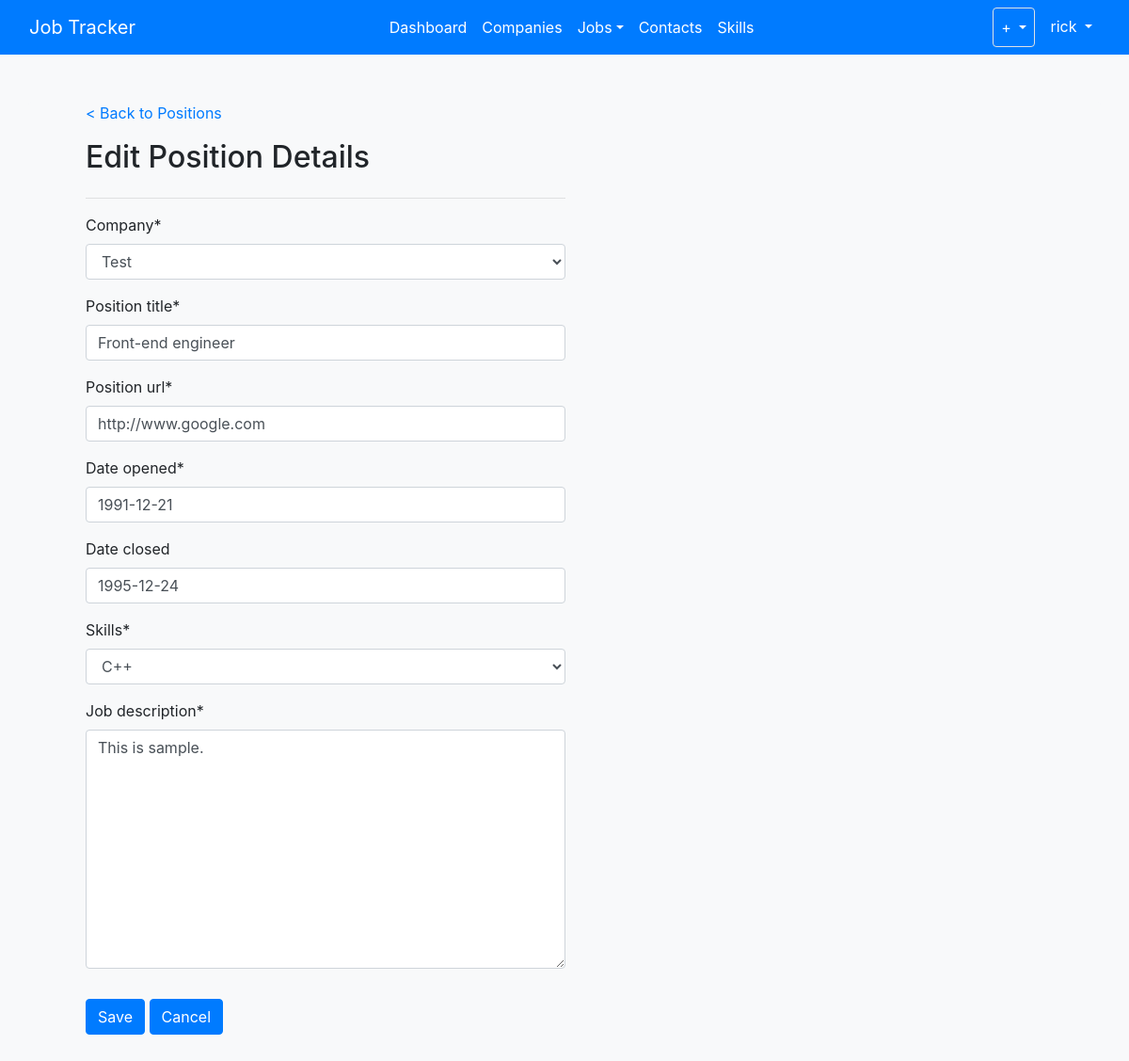
/positions/1 (signed in), run on an earlier commit of the app's database.
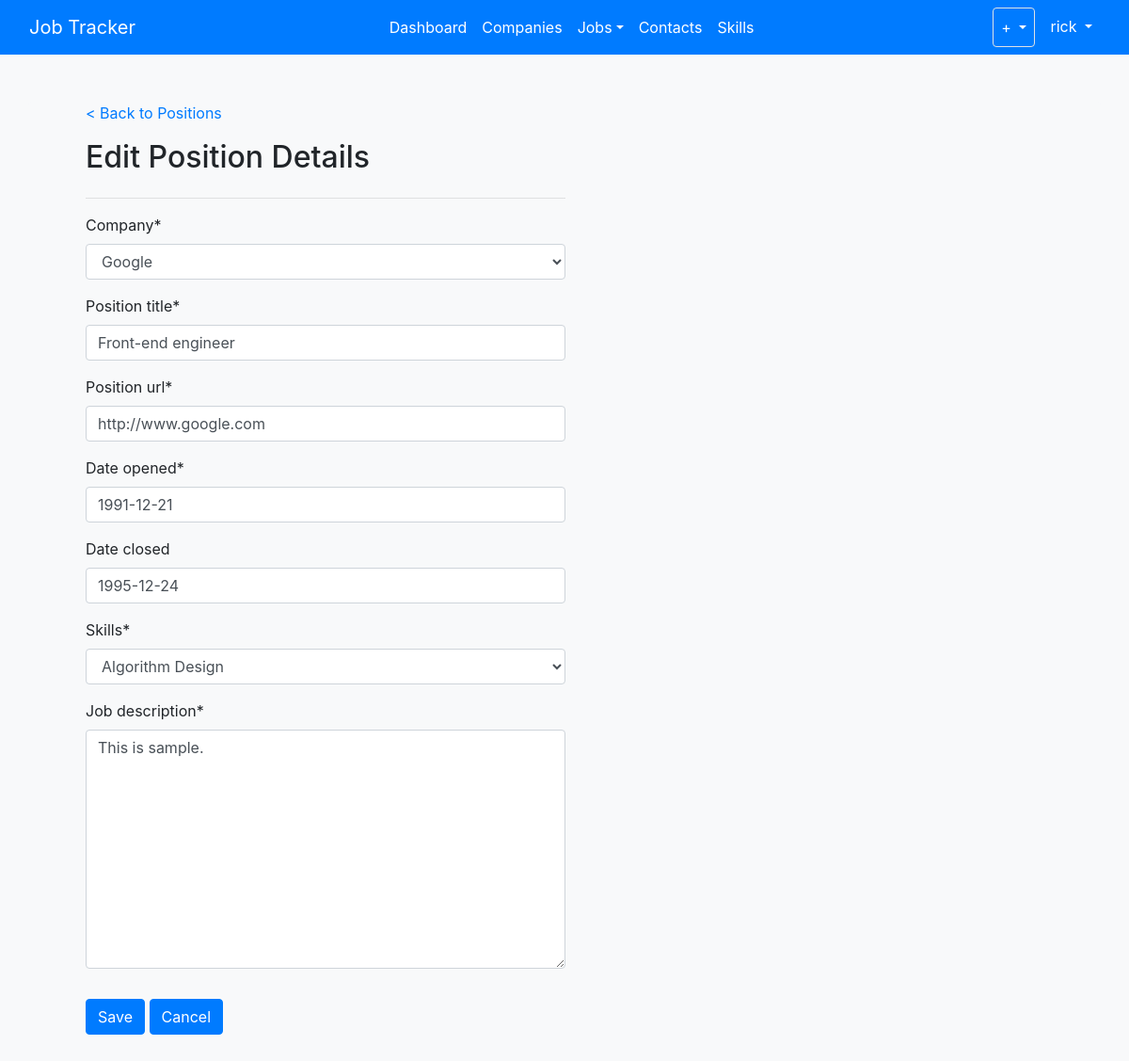
And on a later commit of the database.
### jobs/models.py (models this page shows, shortened)
class Position(models.Model):
	INDUSTRY_SKILL = [
		('Java', 'Java'),
		('C++', 'C++'),
		('Algorithm Design', 'Algorithm Design'),
		('Object Oriented', 'Object Oriented'),
		('Kubernetes', 'Kubernetes')
	]
	user = models.ForeignKey(
		User,
		on_delete=models.CASCADE,
		default=1
		)
	company = models.ForeignKey(
		Company,
		on_delete=models.CASCADE
		)
	position_title = models.CharField(max_length=100)
	position_url = models.URLField(max_length=300, null=True)
	date_opened = models.DateField(null=True)
	date_closed = models.DateField(null=True, blank=True, default='')
	skills = models.CharField(choices=INDUSTRY_SKILL, max_length=100) # Need to look into multiple selection
	job_description = models.TextField(null=True)

### jobs/views.py (the view, shortened to what this page needs)
# urls.py: path('positions/<int:pk>', PositionUpdateView.as_view(), name='jobs-update-position'),
class PositionUpdateView(LoginRequiredMixin, UpdateView):
    model = Position
    fields = ['company', 'position_title', 'position_url', 'date_opened', 'date_closed',
                'skills', 'job_description']
    template_name = 'jobs/update_position.html'
    context_object_name = 'position'

### jobs/models.py (called while the page is built)
	def __str__(self):
		return self.name

### jobs/templates/jobs/update_position.html (shortened to what this page needs)
{% extends "jobs/base.html" %}
{% load crispy_forms_tags %}
{% block content %}
<div class="container h-100 mt-5">
	<div class="container ml-3">
		<div class="row">
			<div class=col-md-auto>
				<a href="{% url 'jobs-list-positions' %}">< Back to Positions</a>
			</div>
		</div>
		<div class="row mt-3">
			<div class="col-md-auto">
				<h2>Edit Position Details</h2>
			</div>
		</div>
		<div class="row">
			<div class="col-sm-6 mb-3">
				<form method="POST">
					<hr>
				{{ form|crispy }}
					<div class="row mb-3">
						<div class="col mt-3">
							<input class="btn btn-primary" type="submit" value="Save">
							<a class="btn btn-primary" href="{% url 'jobs-list-positions' %}" role="button">Cancel</a>
						</div>
				    </div>
				</form>
			</div>
		</div>
	</div>
</div>
{% endblock content %}

What changed in the data, as far as the page shows it:
changed Position "Front-end engineer": company "Test" → "Google"; skills "C++" → "Algorithm Design"
